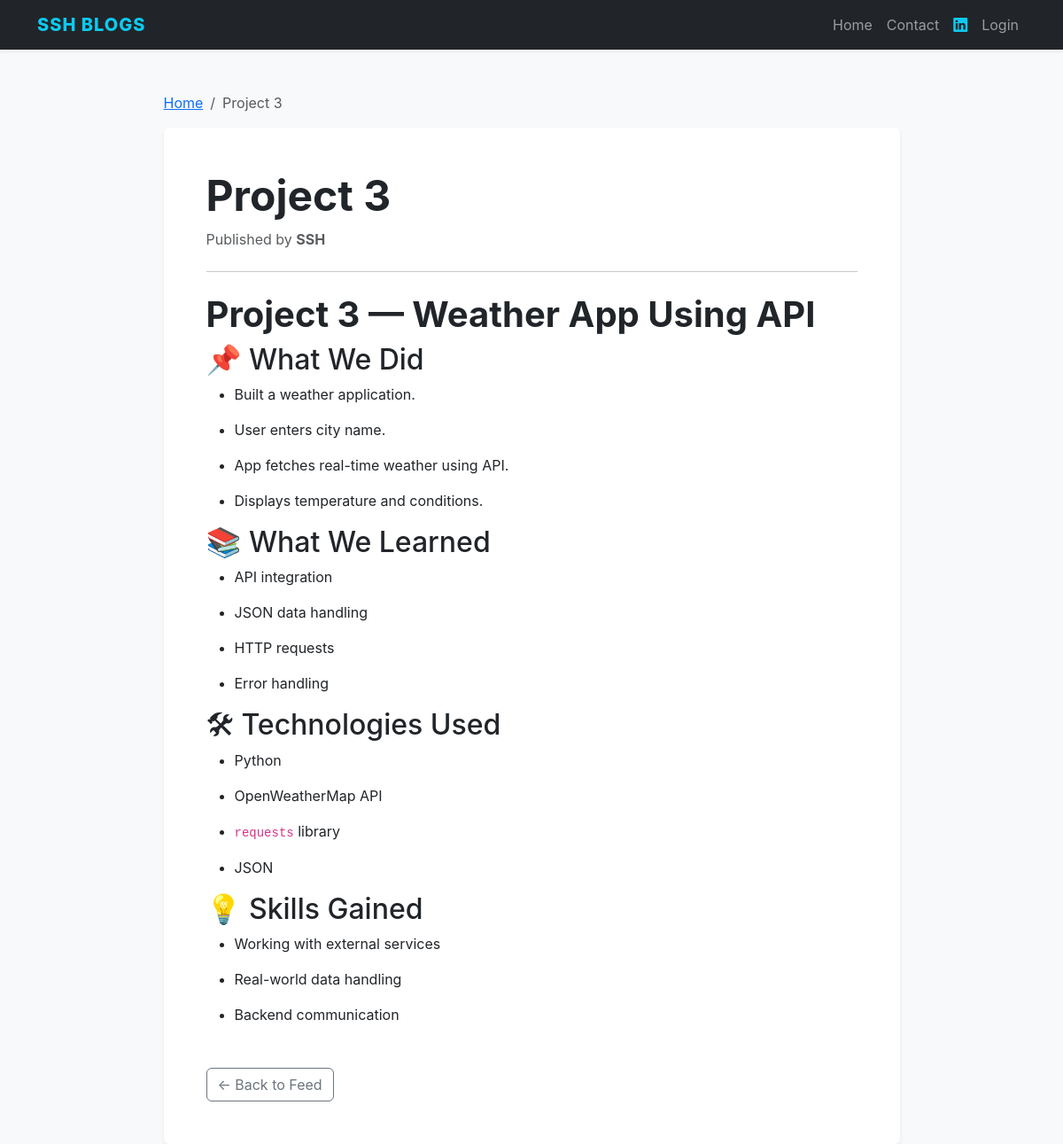
Screenshot of /post/3 with the database file from the repository.
### app.py (models this page shows)
class Post(db.Model):
    id = db.Column(db.Integer, primary_key=True)
    title = db.Column(db.String(100), nullable=False)
    content = db.Column(db.Text, nullable=False)
    user_id = db.Column(db.Integer, db.ForeignKey('user.id'), nullable=False)

class User(db.Model, UserMixin):
    id = db.Column(db.Integer, primary_key=True)
    username = db.Column(db.String(150), unique=True, nullable=False)
    password = db.Column(db.String(150), nullable=False)
    posts = db.relationship('Post', backref='author', lazy=True)

### app.py (the view)
@app.route('/post/<int:post_id>')
def view_post(post_id):
    post = Post.query.get_or_404(post_id)
    return render_template('view_post.html', post=post)

### templates/view_post.html
{% extends "base.html" %}
{% block content %}
<div class="row justify-content-center">
    <div class="col-md-9">
        <nav aria-label="breadcrumb">
            <ol class="breadcrumb">
                <li class="breadcrumb-item"><a href="{{ url_for('home') }}">Home</a></li>
                <li class="breadcrumb-item active">{{ post.title }}</li>
            </ol>
        </nav>
        <article class="bg-white p-5 shadow-sm rounded">
            <h1 class="display-5 fw-bold">{{ post.title }}</h1>
            <p class="text-muted">Published by <strong>{{ post.author.username }}</strong></p>
            <hr class="my-4">
            <div class="blog-content">
                {{ post.content|safe }}
            </div>
            <div class="mt-5">
                <a href="{{ url_for('home') }}" class="btn btn-outline-secondary">← Back to Feed</a>
            </div>
        </article>
    </div>
</div>
{% endblock %}

### templates/base.html (style rules this page uses)
body { background-color: #f8f9fa; font-family: 'Inter', sans-serif; }

### rows the page displays
Post: title "Project 3", content "Project 3 — Weather App Using API 📌 What We Did Built a weather application. User enters city name. App fetches real-time weather using API. Displays temperature and conditions. 📚 What We Learned API integration JSON data handling HTTP requests Error handling 🛠 Technologies Used Python OpenWeatherMap API requests library JSON 💡 Skills Gained Working with external services Real-world data handling Backend communication"
User: author.username "SSH"
